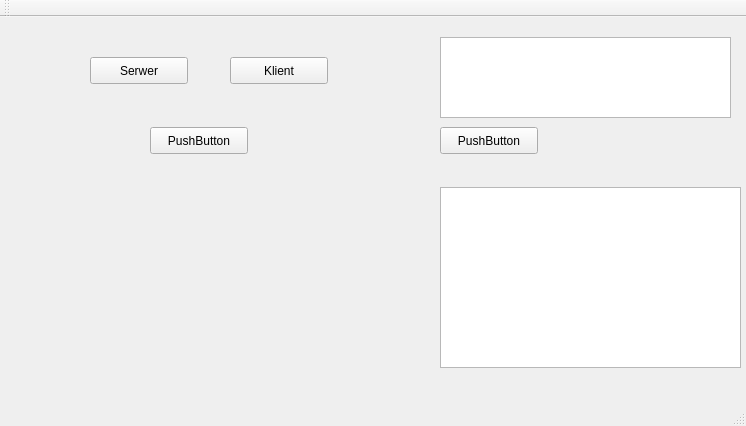
<?xml version="1.0" encoding="UTF-8"?>
<ui version="4.0">
 <class>MainWindow</class>
 <widget class="QMainWindow" name="MainWindow">
  <property name="geometry">
   <rect>
    <x>0</x>
    <y>0</y>
    <width>746</width>
    <height>426</height>
   </rect>
  </property>
  <property name="windowTitle">
   <string>MainWindow</string>
  </property>
  <widget class="QWidget" name="centralWidget">
   <widget class="QPushButton" name="pushButton">
    <property name="geometry">
     <rect>
      <x>90</x>
      <y>40</y>
      <width>98</width>
      <height>27</height>
     </rect>
    </property>
    <property name="text">
     <string>Serwer</string>
    </property>
   </widget>
   <widget class="QPushButton" name="pushButton_2">
    <property name="geometry">
     <rect>
      <x>230</x>
      <y>40</y>
      <width>98</width>
      <height>27</height>
     </rect>
    </property>
    <property name="text">
     <string>Klient</string>
    </property>
   </widget>
   <widget class="QPushButton" name="pushButton_3">
    <property name="geometry">
     <rect>
      <x>150</x>
      <y>110</y>
      <width>98</width>
      <height>27</height>
     </rect>
    </property>
    <property name="text">
     <string>PushButton</string>
    </property>
   </widget>
   <widget class="QPlainTextEdit" name="msgsendbox">
    <property name="geometry">
     <rect>
      <x>440</x>
      <y>20</y>
      <width>291</width>
      <height>81</height>
     </rect>
    </property>
   </widget>
   <widget class="QPlainTextEdit" name="msgrcvbox">
    <property name="geometry">
     <rect>
      <x>440</x>
      <y>170</y>
      <width>301</width>
      <height>181</height>
     </rect>
    </property>
   </widget>
   <widget class="QPushButton" name="msgsendbtn">
    <property name="geometry">
     <rect>
      <x>440</x>
      <y>110</y>
      <width>98</width>
      <height>27</height>
     </rect>
    </property>
    <property name="text">
     <string>PushButton</string>
    </property>
   </widget>
  </widget>
  <widget class="QMenuBar" name="menuBar">
   <property name="geometry">
    <rect>
     <x>0</x>
     <y>0</y>
     <width>746</width>
     <height>25</height>
    </rect>
   </property>
  </widget>
  <widget class="QToolBar" name="mainToolBar">
   <attribute name="toolBarArea">
    <enum>TopToolBarArea</enum>
   </attribute>
   <attribute name="toolBarBreak">
    <bool>false</bool>
   </attribute>
  </widget>
  <widget class="QStatusBar" name="statusBar"/>
 </widget>
 <layoutdefault spacing="6" margin="11"/>
 <resources/>
 <connections/>
</ui>
